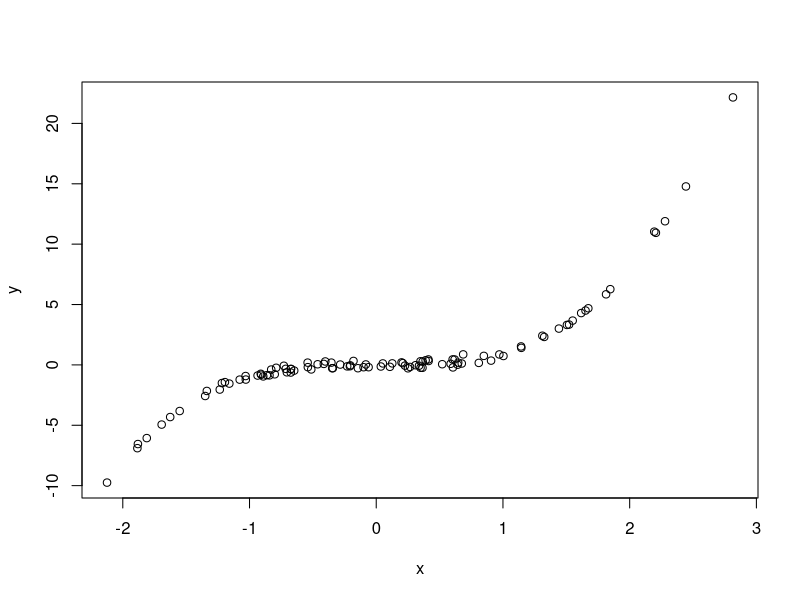

This figure's R source:
# Simulate and plot data
# Luisa Rojas
# lmrojas@email.arizon.edu
# 2022-03-15

# Simulate predictor variable
x <- rnorm(n = 100)
# Calculate response variable and add noise
y <- x^2 * x + rnorm(n = 100, sd = 0.2)
# Plot the data
plot(x = x, y = y)

